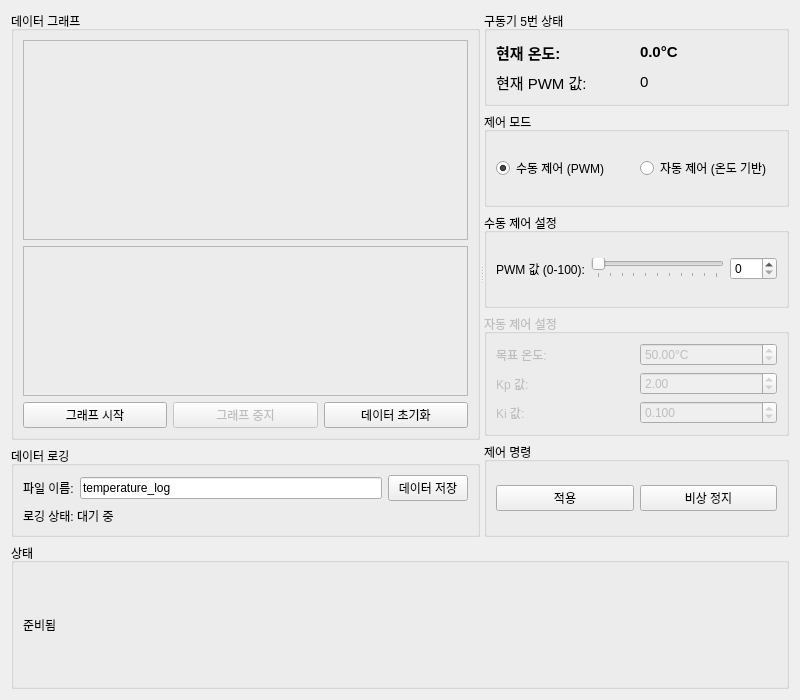
<?xml version="1.0" encoding="UTF-8"?>
<ui version="4.0">
 <class>Form</class>
 <widget class="QWidget" name="Form">
  <property name="geometry">
   <rect>
    <x>0</x>
    <y>0</y>
    <width>800</width>
    <height>700</height>
   </rect>
  </property>
  <property name="windowTitle">
   <string>웨어러블 로봇 구동기 제어</string>
  </property>
  <layout class="QVBoxLayout" name="verticalLayout">
   <item>
    <widget class="QSplitter" name="splitter">
     <property name="orientation">
      <enum>Qt::Horizontal</enum>
     </property>
     <!-- 그래프 영역 (좌측) -->
     <widget class="QWidget" name="graphAndLogWidget" native="true">
      <layout class="QVBoxLayout" name="verticalLayout_3">
       <item>
        <widget class="QGroupBox" name="graph_group">
         <property name="title">
          <string>데이터 그래프</string>
         </property>
         <layout class="QVBoxLayout" name="verticalLayout_4">
          <item>
           <widget class="QFrame" name="temp_graph_frame">
            <property name="minimumSize">
             <size>
              <width>400</width>
              <height>200</height>
             </size>
            </property>
            <property name="frameShape">
             <enum>QFrame::StyledPanel</enum>
            </property>
            <property name="frameShadow">
             <enum>QFrame::Raised</enum>
            </property>
           </widget>
          </item>
          <item>
           <widget class="QFrame" name="pwm_graph_frame">
            <property name="minimumSize">
             <size>
              <width>400</width>
              <height>150</height>
             </size>
            </property>
            <property name="frameShape">
             <enum>QFrame::StyledPanel</enum>
            </property>
            <property name="frameShadow">
             <enum>QFrame::Raised</enum>
            </property>
           </widget>
          </item>
          <item>
           <layout class="QHBoxLayout" name="horizontalLayout_3">
            <item>
             <widget class="QPushButton" name="graph_start_button">
              <property name="text">
               <string>그래프 시작</string>
              </property>
             </widget>
            </item>
            <item>
             <widget class="QPushButton" name="graph_stop_button">
              <property name="text">
               <string>그래프 중지</string>
              </property>
              <property name="enabled">
               <bool>false</bool>
              </property>
             </widget>
            </item>
            <item>
             <widget class="QPushButton" name="reset_graph_button">
              <property name="text">
               <string>데이터 초기화</string>
              </property>
             </widget>
            </item>
           </layout>
          </item>
         </layout>
        </widget>
       </item>
       <item>
        <widget class="QGroupBox" name="data_logging_group">
         <property name="title">
          <string>데이터 로깅</string>
         </property>
         <layout class="QGridLayout" name="gridLayout_4">
          <item row="0" column="0">
           <widget class="QLabel" name="label_6">
            <property name="text">
             <string>파일 이름:</string>
            </property>
           </widget>
          </item>
          <item row="0" column="1">
           <widget class="QLineEdit" name="filename_edit">
            <property name="text">
             <string>temperature_log</string>
            </property>
           </widget>
          </item>
          <item row="0" column="2">
           <widget class="QPushButton" name="save_data_button">
            <property name="text">
             <string>데이터 저장</string>
            </property>
           </widget>
          </item>
          <item row="1" column="0" colspan="3">
           <widget class="QLabel" name="log_status_label">
            <property name="text">
             <string>로깅 상태: 대기 중</string>
            </property>
           </widget>
          </item>
         </layout>
        </widget>
       </item>
      </layout>
     </widget>

     <!-- 제어 패널 (우측) -->
     <widget class="QWidget" name="controlWidget" native="true">
      <layout class="QVBoxLayout" name="verticalLayout_2">
       <item>
        <widget class="QGroupBox" name="groupBox">
         <property name="title">
          <string>구동기 5번 상태</string>
         </property>
         <layout class="QGridLayout" name="gridLayout">
          <item row="0" column="0">
           <widget class="QLabel" name="label">
            <property name="font">
             <font>
              <pointsize>11</pointsize>
              <weight>75</weight>
              <bold>true</bold>
             </font>
            </property>
            <property name="text">
             <string>현재 온도:</string>
            </property>
           </widget>
          </item>
          <item row="0" column="1">
           <widget class="QLabel" name="temp_label">
            <property name="font">
             <font>
              <pointsize>11</pointsize>
              <weight>75</weight>
              <bold>true</bold>
             </font>
            </property>
            <property name="text">
             <string>0.0°C</string>
            </property>
           </widget>
          </item>
          <item row="1" column="0">
           <widget class="QLabel" name="label_3">
            <property name="font">
             <font>
              <pointsize>11</pointsize>
             </font>
            </property>
            <property name="text">
             <string>현재 PWM 값:</string>
            </property>
           </widget>
          </item>
          <item row="1" column="1">
           <widget class="QLabel" name="pwm_label">
            <property name="font">
             <font>
              <pointsize>11</pointsize>
             </font>
            </property>
            <property name="text">
             <string>0</string>
            </property>
           </widget>
          </item>
         </layout>
        </widget>
       </item>
       <item>
        <widget class="QGroupBox" name="groupBox_2">
         <property name="title">
          <string>제어 모드</string>
         </property>
         <layout class="QHBoxLayout" name="horizontalLayout">
          <item>
           <widget class="QRadioButton" name="manual_mode_radio">
            <property name="text">
             <string>수동 제어 (PWM)</string>
            </property>
            <property name="checked">
             <bool>true</bool>
            </property>
           </widget>
          </item>
          <item>
           <widget class="QRadioButton" name="auto_mode_radio">
            <property name="text">
             <string>자동 제어 (온도 기반)</string>
            </property>
           </widget>
          </item>
         </layout>
        </widget>
       </item>
       <item>
        <widget class="QGroupBox" name="manual_settings_group">
         <property name="title">
          <string>수동 제어 설정</string>
         </property>
         <layout class="QGridLayout" name="gridLayout_3">
          <item row="0" column="0">
           <widget class="QLabel" name="label_13">
            <property name="text">
             <string>PWM 값 (0-100):</string>
            </property>
           </widget>
          </item>
          <item row="0" column="1">
           <widget class="QSlider" name="pwm_slider">
            <property name="maximum">
             <number>100</number>
            </property>
            <property name="orientation">
             <enum>Qt::Horizontal</enum>
            </property>
            <property name="tickPosition">
             <enum>QSlider::TicksBelow</enum>
            </property>
            <property name="tickInterval">
             <number>10</number>
            </property>
           </widget>
          </item>
          <item row="0" column="2">
           <widget class="QSpinBox" name="pwm_spin">
            <property name="maximum">
             <number>100</number>
            </property>
           </widget>
          </item>
         </layout>
        </widget>
       </item>
       <item>
        <widget class="QGroupBox" name="auto_settings_group">
         <property name="enabled">
          <bool>false</bool>
         </property>
         <property name="title">
          <string>자동 제어 설정</string>
         </property>
         <layout class="QGridLayout" name="gridLayout_2">
          <item row="0" column="0">
           <widget class="QLabel" name="label_14">
            <property name="text">
             <string>목표 온도:</string>
            </property>
           </widget>
          </item>
          <item row="0" column="1">
           <widget class="QDoubleSpinBox" name="target_temp_spin">
            <property name="suffix">
             <string>°C</string>
            </property>
            <property name="minimum">
             <double>20.000000000000000</double>
            </property>
            <property name="maximum">
             <double>80.000000000000000</double>
            </property>
            <property name="value">
             <double>50.000000000000000</double>
            </property>
           </widget>
          </item>
          <item row="1" column="0">
           <widget class="QLabel" name="label_15">
            <property name="text">
             <string>Kp 값:</string>
            </property>
           </widget>
          </item>
          <item row="1" column="1">
           <widget class="QDoubleSpinBox" name="kp_spin">
            <property name="decimals">
             <number>2</number>
            </property>
            <property name="minimum">
             <double>0.100000000000000</double>
            </property>
            <property name="maximum">
             <double>10.000000000000000</double>
            </property>
            <property name="singleStep">
             <double>0.100000000000000</double>
            </property>
            <property name="value">
             <double>2.000000000000000</double>
            </property>
           </widget>
          </item>
          <item row="2" column="0">
           <widget class="QLabel" name="label_16">
            <property name="text">
             <string>Ki 값:</string>
            </property>
           </widget>
          </item>
          <item row="2" column="1">
           <widget class="QDoubleSpinBox" name="ki_spin">
            <property name="decimals">
             <number>3</number>
            </property>
            <property name="minimum">
             <double>0.001000000000000</double>
            </property>
            <property name="maximum">
             <double>1.000000000000000</double>
            </property>
            <property name="singleStep">
             <double>0.010000000000000</double>
            </property>
            <property name="value">
             <double>0.100000000000000</double>
            </property>
           </widget>
          </item>
         </layout>
        </widget>
       </item>
       <item>
        <widget class="QGroupBox" name="groupBox_4">
         <property name="title">
          <string>제어 명령</string>
         </property>
         <layout class="QHBoxLayout" name="horizontalLayout_2">
          <item>
           <widget class="QPushButton" name="apply_button">
            <property name="text">
             <string>적용</string>
            </property>
           </widget>
          </item>
          <item>
           <widget class="QPushButton" name="emergency_stop_button">
            <property name="text">
             <string>비상 정지</string>
            </property>
           </widget>
          </item>
         </layout>
        </widget>
       </item>
      </layout>
     </widget>
    </widget>
   </item>
   <item>
    <widget class="QGroupBox" name="groupBox_5">
     <property name="title">
      <string>상태</string>
     </property>
     <layout class="QHBoxLayout" name="horizontalLayout_4">
      <item>
       <widget class="QLabel" name="status_label">
        <property name="text">
         <string>준비됨</string>
        </property>
       </widget>
      </item>
     </layout>
    </widget>
   </item>
  </layout>
 </widget>
 <resources/>
 <connections/>
</ui>
